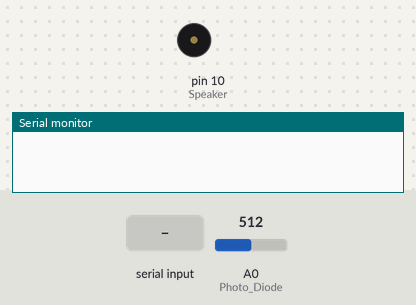
Bench run of a sketch on a simulated Arduino Uno, built with avr-gcc and run on an emulated ATmega328P. Parts: buzzer (waves = sounding), the last lines printed to the serial monitor. Inputs (shaded band) come from the test bench; at power-on: A0 (Photo_Diode) = 512.

Above: at 1.2 s.
1.3 s: "90,45\n" received over Serial
At 2.5 s:
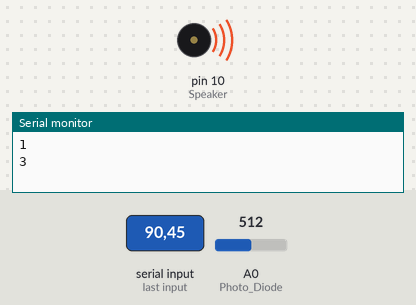
2.8 s: A0 (Photo_Diode) set to 207
4.3 s: A0 (Photo_Diode) set to 188
Timing chart, 0 to 7.3 s (numbered marks = the images above; inputs shaded):
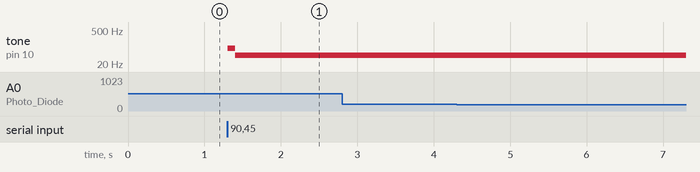

Measured:
- after the input at 1.3 s, tone on pin 10 (Speaker): silent → 90 Hz at once, → 45 Hz 0.10 s later
- after the input at 2.8 s, every drawn part: stays the same

The sketch:

photo_diode.ino
```cpp
#define Photo_Diode A0
#define Speaker 10

struct TimeKeeper {
  long startTime;
  long endTime;
  double rpm;
};

struct Sound {
  int frequency;
  int multiplier;
};

TimeKeeper rpm = {0,0,0};
Sound sound = {100, 5};
void setup() {
  Serial.begin(9600);
  while(!Serial) {}

  pinMode(Speaker, OUTPUT);
}

void loop() {
  getRPM();
  if (Serial.available() > 0) {
    Serial.println(Serial.available());
    setTone();
  }
  // One second delay to prevent flooding serial output & to allow time for input
  delay(100);
}

void getRPM() {
  int lightLevel = analogRead(Photo_Diode); //Read voltage from the photo resistor

  /* If the laser is not striking the photo resistor and RPM has been calculated
     before or hasn't yet been calculated, set the start time of a rotation of
     the tube. Else, if the laser is not striking the phot0 resistor and RPM is
     in the process of being calculated, get the end time of the rotation and
     finish the calculation of the vortex tube's RPM.
  */
  if (lightLevel < 200 && rpm.endTime >= rpm.startTime) {
    // Get the start time of rotation
    rpm.startTime = millis();
  } else if (lightLevel < 200 && rpm.startTime > rpm.endTime) {
    // Get the end time of rotation
    rpm.endTime = millis();

    // Divide one by time taken (in minutes) to complete one rotation
    long timeDifference = rpm.endTime - rpm.startTime;
    double minutes = ((double)timeDifference/60000.0);
    rpm.rpm = (1/minutes);
    // Display RPM to serial output
    Serial.print("RPM: ");
    Serial.println(rpm.rpm);
  }
}

void setTone() {
  // If there is input to take from serial input, read it in.
  int newFreq = 0;
  while (Serial.available() > 0) {
    newFreq = Serial.parseInt();
    Serial.read();
  }
  // Don't accept frequencies lower than 31.
  if (5 < newFreq && newFreq < 31) {
    Serial.println("No tone lower than 31Hz can be generated");
    noTone(Speaker);
    return;
  } else if (0 < newFreq && newFreq <= 5) {
    //Set the multiplier to control amplitude
    sound.multiplier = newFreq;
  } else {
    sound.frequency = newFreq;
    // Stop the old tone in order to create the new one.
    noTone(Speaker);
  }
  // Set the tone to the Speaker PWM output and MATH to controll amplitude
  tone(Speaker, (int)(((double)sound.multiplier/5.0) * (double)sound.frequency));
}
```
